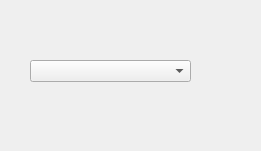
<?xml version="1.0" encoding="UTF-8"?>
<ui version="4.0">
 <class>singleCheckableCombobox</class>
 <widget class="QWidget" name="singleCheckableCombobox">
  <property name="geometry">
   <rect>
    <x>0</x>
    <y>0</y>
    <width>261</width>
    <height>151</height>
   </rect>
  </property>
  <property name="windowTitle">
   <string>Form</string>
  </property>
  <widget class="CheckableComboBox" name="comboBox1">
   <property name="geometry">
    <rect>
     <x>30</x>
     <y>60</y>
     <width>161</width>
     <height>22</height>
    </rect>
   </property>
  </widget>
  <widget class="QLabel" name="label">
   <property name="geometry">
    <rect>
     <x>30</x>
     <y>30</y>
     <width>131</width>
     <height>16</height>
    </rect>
   </property>
   <property name="text">
    <string/>
   </property>
  </widget>
 </widget>
 <customwidgets>
  <customwidget>
   <class>CheckableComboBox</class>
   <extends>QComboBox</extends>
   <header>checkableCombobox.h</header>
  </customwidget>
 </customwidgets>
 <resources/>
 <connections/>
</ui>
